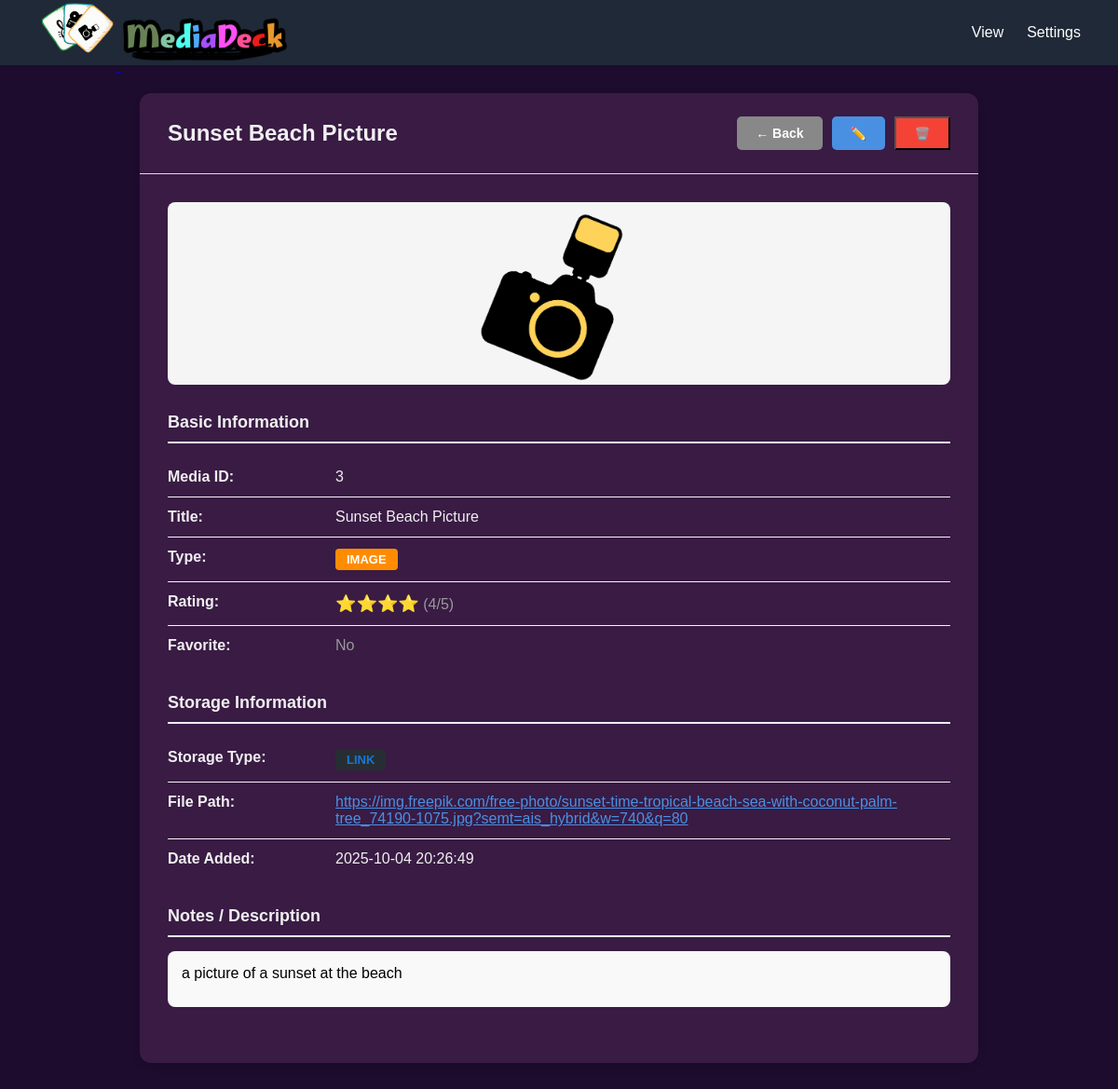
Screenshot of /view_detail.php?id=3 with the database file from the repository.
### tables this page shows
CREATE TABLE `media` (
  `id` int(11) NOT NULL,
  `title` varchar(255) NOT NULL,
  `type` enum('image','video','audio','text') NOT NULL,
  `storage_type` enum('upload','link') NOT NULL,
  `file_path` varchar(500) DEFAULT NULL,
  `notes` text DEFAULT NULL,
  `rating` tinyint(4) DEFAULT 0 CHECK (`rating` between 0 and 5),
  `is_favorite` tinyint(1) DEFAULT 0,
  `thumbnail` varchar(500) DEFAULT NULL,
  `created_at` datetime DEFAULT current_timestamp(),
  `updated_at` datetime DEFAULT current_timestamp() ON UPDATE current_timestamp()
);

### view_detail.php (the view, shortened to what this page needs)
<?php
require_once __DIR__ . '/config/dbconfig.php';
$id = isset($_GET['id']) ? (int)$_GET['id'] : 0;
$stmt = $conn->prepare("SELECT * FROM media WHERE id = ?");
$stmt->bind_param("i", $id);
$stmt->execute();
$result = $stmt->get_result();
$media = $result ? $result->fetch_assoc() : null;
$isUploaded = ($media['storage_type'] === 'upload');
$fileExists = false;
$fileExt = strtolower(pathinfo($media['file_path'], PATHINFO_EXTENSION));
?>
<!DOCTYPE html>
<html lang="en">
<head>
    <link rel="stylesheet" href="assets/css/detail.css">
</head>
<body>
    <?php include 'includes/header.php'; ?>
    <div class="container">
        <div class="detail-header">
            <h1><?= htmlspecialchars($media['title']) ?></h1>
            <div class="header-actions">
                <a href="view_media.php" class="btn-back">← Back</a>
                <a href="edit_media.php?id=<?= $media['id'] ?>" class="btn-edit">✏️</a>
                <button onclick="confirmDelete()" class="btn-delete header-actions">🗑️</button>
            </div>
        </div>
        <div class="detail-body">
            <?php if ($media['type'] === 'audio' && $isUploaded && $fileExists): ?>
                <div class="audio-player-container">
                    <div class="audio-thumbnail">
                        <img src="assets/icons/audio-icon.png" alt="Audio" style="background: #ffffffff;">
                    </div>
                    <div class="audio-controls">
                        <audio id="audioPlayer" controls>
                            <source src="<?= htmlspecialchars($media['file_path']) ?>" type="audio/<?= $fileExt ?>">
                            Your browser does not support the audio element.
                        </audio>
                    </div>
                </div>
            <?php else: ?>
                <div class="media-preview">
                    <?php
                    $isImage = preg_match('/\.(jpg|jpeg|png|gif|webp)$/i', $media['file_path']);
                    $isExternal = preg_match('/^https?:\/\//i', $media['file_path']);
                    if ($media['type'] === 'image' && $isImage):
                        if ($isExternal):
                    ?>
                        <img src="<?= htmlspecialchars($media['file_path']) ?>" alt="<?= htmlspecialchars($media['title']) ?>">
                    <?php else: ?>
                        <img src="<?= htmlspecialchars($media['file_path']) ?>" alt="<?= htmlspecialchars($media['title']) ?>">
                    <?php endif; ?>
                    <?php elseif ($media['type'] === 'image'): ?>
                        <img src="assets/icons/image-icon.png" alt="Image" style="max-width: 200px;">
                    <?php elseif ($media['type'] === 'video'): ?>
                        <img src="assets/icons/video-icon.png" alt="Video" style="max-width: 200px;">
                    <?php elseif ($media['type'] === 'audio'): ?>
                        <img src="assets/icons/audio-icon.png" alt="Audio" style="max-width: 200px;">
                    <?php elseif ($media['type'] === 'text'): ?>
                        <img src="assets/icons/document-icon.png" alt="Document" style="max-width: 200px;">
                    <?php endif; ?>
                </div>
            <?php endif; ?>
            <div class="info-section">
                <h2>Basic Information</h2>
                <div class="info-row">
                    <div class="info-label">Media ID:</div>
                    <div class="info-value"><?= $media['id'] ?></div>
                </div>
                <div class="info-row">
                    <div class="info-label">Title:</div>
                    <div class="info-value"><?= htmlspecialchars($media['title']) ?></div>
                </div>
                <div class="info-row">
                    <div class="info-label">Type:</div>
                    <div class="info-value">
                        <?php
                        $typeClass = '';
                        switch($media['type']) {
                            case 'image': $typeClass = 'badge-image'; break;
                        }
                        ?>
                        <span class="badge <?= $typeClass ?>"><?= strtoupper($media['type']) ?></span>
                    </div>
                </div>
                <div class="info-row">
                    <div class="info-label">Rating:</div>
                    <div class="info-value">
                        <span class="rating-stars"><?= str_repeat('⭐', $media['rating']) ?></span>
                        <span style="color: #999;"> (<?= $media['rating'] ?>/5)</span>
                    </div>
                </div>
                <div class="info-row">
                    <div class="info-label">Favorite:</div>
                    <div class="info-value">
                        <?php if ($media['is_favorite']): ?>
                            <span class="favorite-indicator">❤️ Yes</span>
                        <?php else: ?>
                            <span style="color: #999;">No</span>
                        <?php endif; ?>
                    </div>
                </div>
            </div>
            <div class="info-section">
                <h2>Storage Information</h2>
                <div class="info-row">
                    <div class="info-label">Storage Type:</div>
                    <div class="info-value">
                        <span class="badge <?= $media['storage_type'] === 'upload' ? 'badge-upload' : 'badge-link' ?>">
                            <?= strtoupper($media['storage_type']) ?>
                        </span>
                    </div>
                </div>
                <div class="info-row">
                    <div class="info-label">File Path:</div>
                    <div class="info-value">
                        <?php if ($media['storage_type'] === 'upload'): ?>
                            <span style="color: #999;">Uploaded in storage</span>
                        <?php else: ?>
                            <a href="<?= htmlspecialchars($media['file_path']) ?>" target="_blank" title="Click to open">
                                <?= htmlspecialchars($media['file_path']) ?>
                            </a>
                        <?php endif; ?>
                    </div>
                </div>
                <div class="info-row">
                    <div class="info-label">Date Added:</div>
                    <div class="info-value"><?= $media['created_at'] ?></div>
                </div>
            </div>
            <div class="info-section">
                <h2>Notes / Description</h2>
                <div style="padding: 15px; background: #f9f9f9; border-radius: 8px; min-height: 60px;">
                    <?php if (!empty($media['notes'])): ?>
                        <?= nl2br(htmlspecialchars($media['notes'])) ?>
                    <?php else: ?>
                        <span style="color: #999; font-style: italic;">No notes available</span>
                    <?php endif; ?>
                </div>
            </div>
        </div>
    </div>
</body>
</html>

### assets/css/detail.css (style rules this page uses)
* { margin: 0; padding: 0; box-sizing: border-box; }
body { font-family: Arial, sans-serif; background-color: #1D0C2E; }
.container { max-width: 900px; margin: 30px auto; background: #391B44; border-radius: 12px; overflow: hidden; box-shadow: 0 4px 8px rgba(0, 0, 0, 0.1); }
.detail-header { padding: 25px 30px; border-bottom: 1px solid #ddd; display: flex; justify-content: space-between; align-items: center; }
.detail-header h1 { font-size: 24px; color: #f0f0f0; }
.header-actions { display: flex; gap: 10px; }
.header-actions a { padding: 10px 20px; text-decoration: none; border-radius: 5px; font-size: 14px; font-weight: bold; transition: all 0.2s; }
.btn-back { background: #888; color: white; }
.btn-edit { background: #4A90E2; color: white; }
.detail-body { padding: 30px; }
.media-preview { width: 100%; max-height: 500px; object-fit: contain; margin-bottom: 30px; border-radius: 8px; background: #f5f5f5; display: flex; align-items: center; justify-content: center; }
.media-preview img { max-width: 100%; max-height: 500px; border-radius: 8px; }
.info-section { margin-bottom: 30px; }
.info-section h2 { font-size: 18px; color: #f0f0f0; margin-bottom: 15px; padding-bottom: 10px; border-bottom: 2px solid #f0f0f0; }
.info-row { display: flex; padding: 12px 0; border-bottom: 1px solid #f5f5f5; }
.info-row:last-child { border-bottom: none; }
.info-label { font-weight: bold; width: 180px; color: #f0f0f0; }
.info-value { flex: 1; color: #f0f0f0; word-break: break-word; }
.info-value a { color: #4A90E2; text-decoration: underline; }
.badge { display: inline-block; padding: 4px 12px; border-radius: 4px; font-size: 13px; font-weight: bold; }
.badge-image { background: #FF8C00; color: white; }
.badge-link { background: #272e33; color: #1976d2; }
.rating-stars { color: #FFD700; font-size: 18px; }

### rows the page displays
media: title "Sunset Beach Picture", id "3", type "IMAGE", rating "⭐⭐⭐⭐", rating "4", storage_type "LINK", file_path "https://img.freepik.com/free-photo/sunset-time-tropical-beach-sea-with-coconut-palm-tree_74190-1075.jpg?semt=ais_hybrid&w=740&q=80", created_at "2025-10-04 20:26:49", notes "a picture of a sunset at the beach"
